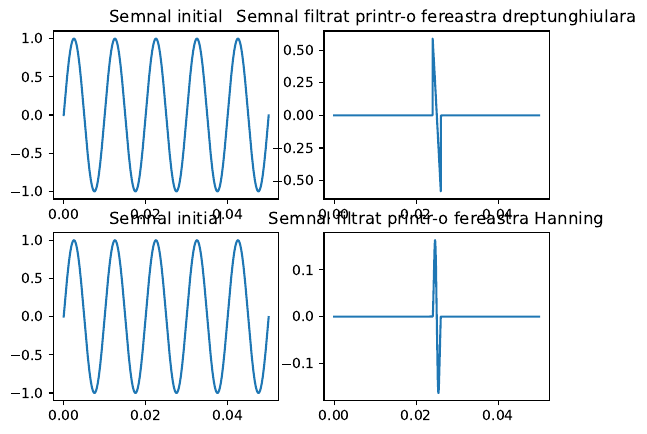

Python code for this plot:
import numpy as np
import matplotlib.pyplot as plt


def fereastra_dreptunghiulara(N):
    # w(n) = 1
    return np.ones(N)


def fereastra_Hanning(N):
    # w(n) = 0.5[1 − cos( 2πn / N)]
    return np.array([0.5 * (1 - np.cos((2 * np.pi * n)/ N)) for n in range(N)])


dim = 200
t = np.arange(0, 0.05, 0.00001)
sig = np.sin(2 * np.pi * 100 * t)

fig, ass = plt.subplots(2,2)

ass[0,0].plot(t,sig)
ass[0,0].set_title("Semnal initial")

ass[0,1].plot(t, sig * np.pad(fereastra_dreptunghiulara(dim), ((len(sig)-dim)//2, (len(sig)-dim)//2),constant_values=0))
ass[0,1].set_title("Semnal filtrat printr-o fereastra dreptunghiulara")

ass[1,0].plot(t,sig)
ass[1,0].set_title("Semnal initial")

ass[1,1].plot(t, sig * np.pad(fereastra_Hanning(dim),((len(sig)-dim)//2, (len(sig)-dim)//2), constant_values=0))
ass[1,1].set_title("Semnal filtrat printr-o fereastra Hanning")

plt.savefig(f"ex5.pdf", format="pdf", bbox_inches="tight")
plt.show()
